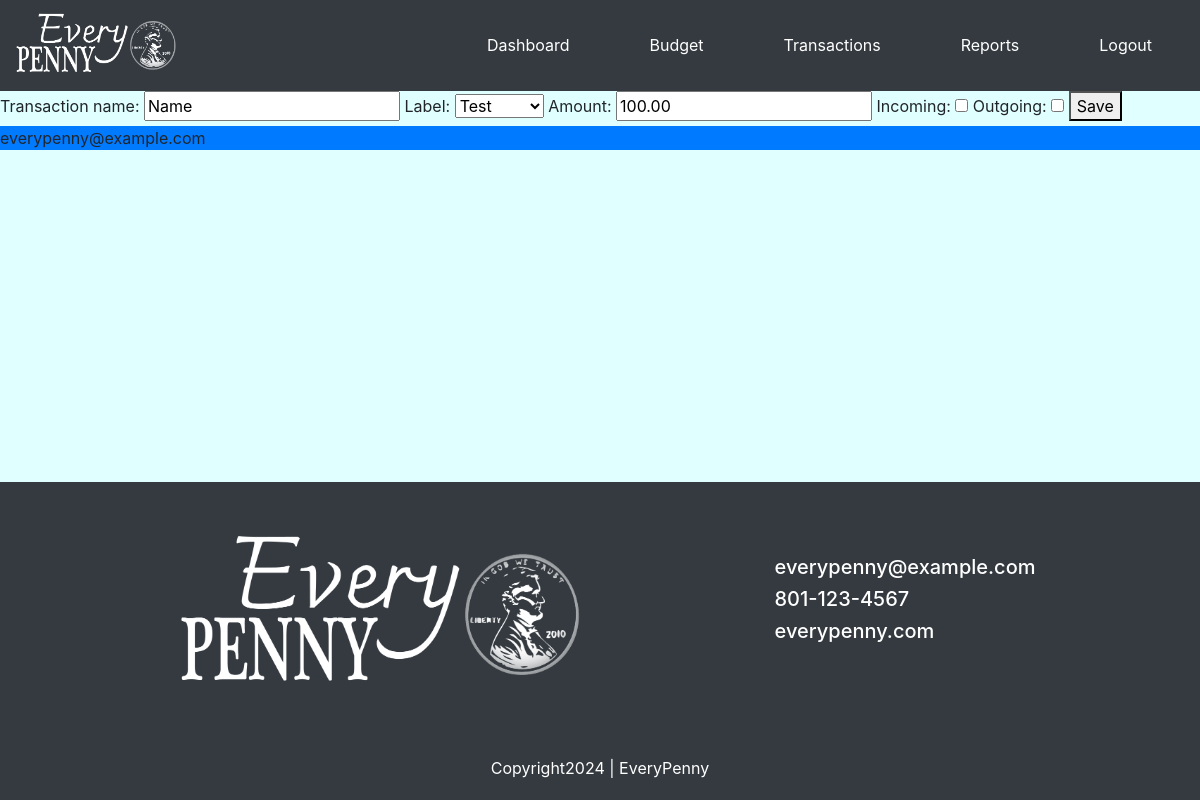
Screenshot of /budget/edit_transaction/1 (signed in) with the database file from the repository.
### budget/models.py (models this page shows, shortened)
class Transaction(models.Model):
    label = models.ForeignKey(BudgetLabel, on_delete=models.CASCADE)
    amount = models.DecimalField(max_digits=10, decimal_places=2)
    incoming = models.BooleanField(default=False)
    outgoing = models.BooleanField(default=False)
    transaction_name = models.CharField(max_length=100)

class BudgetLabel(models.Model):
    category = models.ForeignKey(BudgetCategory, on_delete=models.CASCADE)
    label = models.CharField(max_length=100)
    planned = models.DecimalField(max_digits=10, decimal_places=2)
    received = models.DecimalField(max_digits=10, decimal_places=2)
    due_date = models.DateField()
    notes = models.CharField(max_length=100, null=True, blank=True)
    def __str__(self):
        return self.label

### budget/views.py (the view)
# urls.py: path('edit_transaction/<int:id>', views.edit_transaction, name='edit_transaction'),
@login_required(login_url='login')
def edit_transaction(request, id):
    transaction = Transaction.objects.get(id=id)
    form = TransactionForm(request.POST or None, instance=transaction)
    if form.is_valid():
        f = form.save(commit=False)
        f.save()
        return redirect('budget:transactions')
    else:
        form = form
    return render(request, 'budget/form.html', {"form": form, 'transaction': transaction})

### budget/forms.py
class TransactionForm(forms.ModelForm):
    class Meta:
        model = Transaction
        fields = ['transaction_name', 'label','amount', 'incoming', 'outgoing']

### budget/templates/budget/form.html (shortened to what this page needs)
{% extends 'budget/base.html' %}
{% block body %}
<form method="POST" enctype="multipart/form-data">
    {{ form }}
    <button type="submit">Save</button>
</form>
{% endblock %}

### budget/static/budget/styles.css (style rules this page uses)
.background { background-color: lightcyan; }

### rows the page displays
Transaction: transaction_name "Name", amount "100.00"
BudgetLabel: label "Test"
